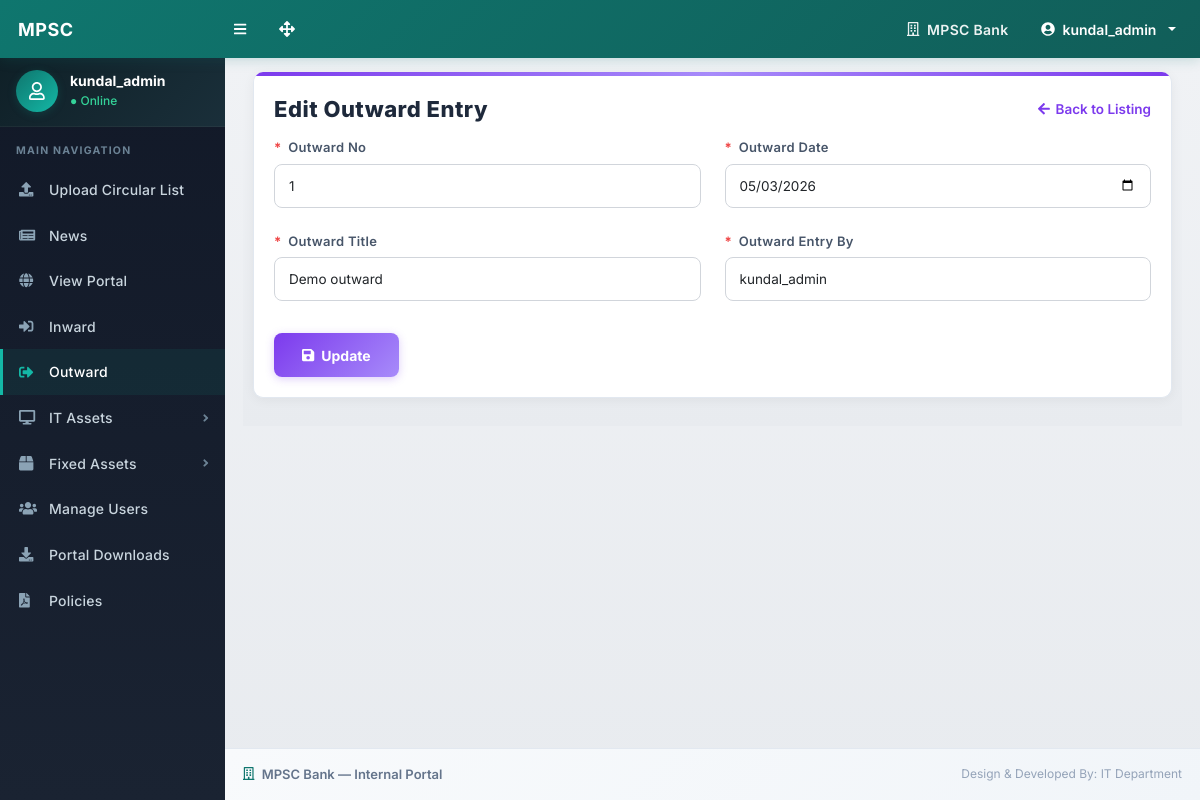
Page /edit-outward.php?id=1 (signed in) on the committed database.
### tables this page shows
CREATE TABLE `outwards` (
  `id` int(11) NOT NULL AUTO_INCREMENT,
  `outward_no` int(11) NOT NULL,
  `outward_title` varchar(255) NOT NULL,
  `entry_by` varchar(255) NOT NULL,
  `outward_date` date NOT NULL,
  `is_active` tinyint(1) NOT NULL DEFAULT 1,
  `entry_date` datetime NOT NULL DEFAULT current_timestamp(),
  PRIMARY KEY (`id`),
  UNIQUE KEY `outward_no` (`outward_no`)
);

### edit-outward.php (the view, shortened to what this page needs)
<?php
include_once('./includes/config.php');
$id = (int)$_GET['id'];
$fetchStmt = mysqli_prepare($con, "SELECT * FROM outwards WHERE id = ? AND is_active = 1");
mysqli_stmt_bind_param($fetchStmt, "i", $id);
mysqli_stmt_execute($fetchStmt);
$result = mysqli_stmt_get_result($fetchStmt);
$data = mysqli_fetch_assoc($result);
?>
<!DOCTYPE html>
<html lang="en">
<head>
    <link href="./css/styles.css" rel="stylesheet" />
    <link href="./css/custom.css" rel="stylesheet" />
    <link href="./css/outward.css" rel="stylesheet" />
</head>
<body class="sb-nav-fixed">
<?php include_once('./includes/navbar.php'); ?>
<div id="layoutSidenav">
    <?php include_once('./includes/sidebar.php'); ?>
    <div id="layoutSidenav_content">
        <main>
            <div class="container-fluid px-3">
                <div class="outward-page">
                    <div class="outward-panel">
                        <div class="outward-panel-body">
                            <div class="outward-top-row">
                                <h2 class="outward-title">Edit Outward Entry</h2>
                                <a href="manage-outward.php" class="outward-back-link">
                                    <i class="fas fa-arrow-left"></i> Back to Listing
                                </a>
                            </div>
                            <form method="post" action="edit-outward.php?id=<?php echo $id; ?>">
                                <div class="row mb-4">
                                    <div class="col-md-6">
                                        <label class="outward-form-label"><span class="req">*</span> Outward No</label>
                                        <input type="number" name="outward_no" class="form-control"
                                               value="<?php echo htmlspecialchars($data['outward_no']); ?>"
                                               required>
                                    </div>
                                    <div class="col-md-6">
                                        <label class="outward-form-label"><span class="req">*</span> Outward Date</label>
                                        <input type="date" name="outward_date" class="form-control"
                                               value="<?php echo htmlspecialchars(date('Y-m-d', strtotime($data['outward_date']))); ?>"
                                               required>
                                    </div>
                                </div>
                                <div class="row mb-4">
                                    <div class="col-md-6">
                                        <label class="outward-form-label"><span class="req">*</span> Outward Title</label>
                                        <input type="text" name="outward_title" class="form-control"
                                               value="<?php echo htmlspecialchars($data['outward_title']); ?>"
                                               required>
                                    </div>
                                    <div class="col-md-6">
                                        <label class="outward-form-label"><span class="req">*</span> Outward Entry By</label>
                                        <input type="text" name="entry_by" class="form-control"
                                               value="<?php echo htmlspecialchars($data['entry_by']); ?>"
                                               required>
                                    </div>
                                </div>
                                <button type="submit" name="submit" class="outward-save-btn">
                                    <i class="fas fa-save"></i> Update
                                </button>
                            </form>
                        </div>
                    </div>
                </div>
            </div>
        </main>
        <?php include_once('./includes/footer.php'); ?>
    </div>
</div>
</body>
</html>

### css/custom.css (style rules this page uses)
body { background-color: #f0f2f5 !important; font-family: 'Inter', 'Segoe UI', Arial, Helvetica, sans-serif; -webkit-font-smoothing: antialiased; -moz-osx-font-smoothing: grayscale; }
#layoutSidenav_content { background: linear-gradient(180deg, #f0f2f5 0%, #e8ebef 100%); }
.container-fluid { padding-left: 18px !important; padding-right: 18px !important; }

### css/outward.css (style rules this page uses)
.outward-page { background: linear-gradient(180deg, #f0f2f5 0%, #e8ebef 100%); min-height: 100%; padding: 16px 10px 28px 10px; }
.outward-panel { background: #ffffff; border: 1px solid #e2e8f0; border-top: none; border-radius: 10px; overflow: hidden; box-shadow: 0 2px 12px rgba(0,0,0,0.05); }
.outward-panel::before { content: ''; display: block; height: 4px; background: linear-gradient(90deg, #7c3aed, #a78bfa, #7c3aed); }
.outward-panel-body { padding: 20px; }
.outward-top-row { display: flex; justify-content: space-between; align-items: center; margin-bottom: 16px; gap: 14px; flex-wrap: wrap; }
.outward-title { font-size: 22px; font-weight: 800; color: #1e293b; margin: 0; letter-spacing: 0.5px; }
.outward-panel .form-control, .outward-panel .form-select { min-height: 44px; border: 1.5px solid #d1d5db; border-radius: 8px !important; box-shadow: none !important; font-size: 13.5px; padding: 10px 14px; background: #fff; transition: border-color 0.2s ease, box-shadow 0.2s ease; }
.outward-form-label { display: block; font-size: 13px; font-weight: 600; color: #475569; margin-bottom: 6px; letter-spacing: 0.3px; }
.outward-form-label .req { color: #ef4444; font-weight: 700; margin-right: 3px; }
.outward-save-btn { display: inline-flex; align-items: center; justify-content: center; gap: 7px; min-width: 120px; min-height: 44px; padding: 10px 28px; background: linear-gradient(135deg, #7c3aed 0%, #a78bfa 100%); color: #fff !important; border: none; border-radius: 8px; font-size: 14px; font-weight: 700; cursor: pointer; box-shadow: 0 2px 8px rgba(124, 58, 237, 0.25); transition: all 0.25s ease; margin-top: 8px; }
.outward-back-link { display: inline-flex; align-items: center; gap: 6px; color: #7c3aed; text-decoration: none; font-size: 13.5px; font-weight: 600; transition: color 0.2s ease; }

### rows in the picture
outwards: outward_no "1", outward_date "05/03/2026", outward_title "Demo outward", entry_by "kundal_admin"

### other values in the picture
$_SESSION['login'] "kundal_admin"
